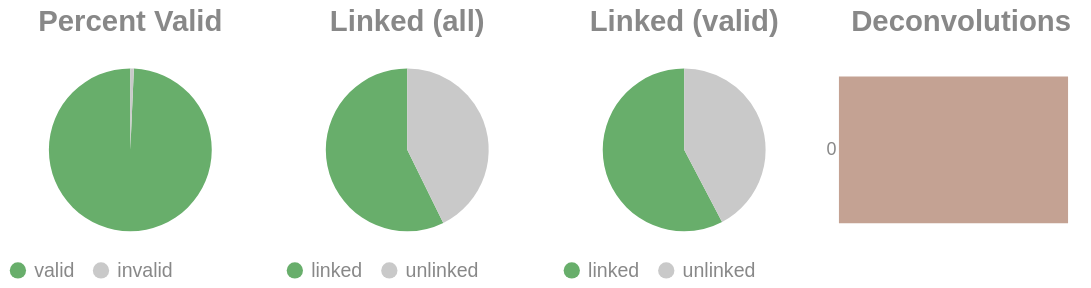

Write notebook code for a chart like this one.
### Code cell
if SKIPLR:
    pass
else:
    clash = Counter()
    for i in valids['molecule'].to_list():
        _mol = i.split("-")
        if len(_mol) == 1:
            clash.update('0')
        else:
            clash.update(_mol[-1])

    _d = {"deconvolutions": [], 'count': []}
    for k,v in clash.items():
        _d['deconvolutions'].append(k)
        _d['count'].append(v)

    tot_valid = valids['reads'].sum()
    mask = valids['reads'] >= 2
    n_linked_reads = valids.filter(mask)['reads'].sum()
    if n_linked_reads == 0:
        print_html("No linked molecules (>=2 reads) were detected; skipping linked-only distributions.")
        SKIPLR = True
    else:
        perc_valid = round(tot_valid / n_reads, 4)
        linked_perc_abs = round(n_linked_reads / n_reads, 4)
        linked_perc = round(n_linked_reads / tot_valid, 4)

    _valid = pl.DataFrame({"valids": ['valid', 'invalid'], "count": [tot_valid, n_reads - tot_valid]})
    _linked_abs = pl.DataFrame({"linked (absolute)": ['linked', 'unlinked'], "count": [n_linked_reads, n_reads - n_linked_reads]})
    _linked_rel = pl.DataFrame({"linked (valids)": ['linked', 'unlinked'], "count": [n_linked_reads, tot_valid - n_linked_reads]})

    (
        alt.hconcat(
            piechart(_valid, goodval = 'valid', title = "Percent Valid"),
            piechart(_linked_abs, goodval = "linked", title =  "Linked (all)"),
            piechart(_linked_rel, goodval = "linked", title =  "Linked (valid)"),
            convolutionbar(pl.DataFrame(_d), title = "Deconvolutions"),
            center = True,
            bounds = 'flush'
        )
        .resolve_scale(color='independent')
        .resolve_legend('independent')
        .properties(usermeta={'embedOptions': {"actions": False}})
    ).display()

### Figure 1 — Vega-Lite specification as saved in the notebook (floating-point values rounded to 4 significant figures)
{"width": "container", "height": 400, "config": {"title": {"anchor": "start", "dy": -15, "fontSize": 18, "color": "#888888", "subtitleColor": "#888888", "subtitleFontSize": 14}, "arc": {"fill": "#0072B2"}, "axis": {"domainColor": "#888888", "domainWidth": 0.5, "gridWidth": 0.2, "grid": false, "titleFontWeight": 400, "titleFontSize": 15, "labelFontSize": 11, "labelColor": "#888888", "tickColor": "#888888", "tickWidth": 0.2, "titleColor": "#888888"}, "axisBand": {"grid": false}, "axisX": {"grid": true, "tickSize": 10, "domainCap": "round"}, "axisY": {"domain": false, "grid": true, "tickSize": 0, "domainCap": "round"}, "background": "transparent", "header": {"labelFontSize": 15, "labelColor": "#888888", "titleFontSize": 15, "titleFontWeight": 600, "titleColor": "#888888"}, "legend": {"labelFont": "sans-serif", "labelFontSize": 12, "labelColor": "#888888", "symbolSize": 100, "symbolType": "circle", "titleFontSize": 12, "titlePadding": 10, "titleColor": "#888888", "title": null}, "range": {"category": ["#E69F00", "#56B4E9", "#009E73", "#F0E442", "#0072B2", "#D55E00", "#CC79A7", "#000000"], "diverging": ["#cfe8f3", "#a2d4ec", "#73bfe2", "#46abdb", "#1696d2", "#12719e"]}, "area": {"fill": "#0072B2", "fillOpacity": 0.7, "line": true, "strokeOpacity": 0.7}, "line": {"color": "#0072B2", "stroke": "#0072B2", "strokeWidth": 2}, "trail": {"color": "#0072B2", "stroke": "#0072B2", "strokeWidth": 0, "size": 1}, "point": {"filled": true, "fillOpacity": 1.0, "size": 95}, "text": {"color": "#888888", "fontSize": 11, "align": "right", "fontWeight": 400, "size": 11}, "bar": {"fill": "#0072B2", "stroke": null}, "view": {"stroke": null, "continuousWidth": 660, "continuousHeight": 400}}, "hconcat": [{"data": {"name": "data-651b8ac3c3a969a20ad976b29a36879a"}, "mark": {"type": "arc"}, "encoding": {"color": {"field": "valids", "legend": {"orient": "bottom", "title": null}, "scale": {"domain": ["valid", "invalid"], "range": ["#68ae6b", "#C9C9C9"]}, "title": "Valids", "type": "nominal"}, "theta": {"field": "count", "type": "quantitative"}, "tooltip": [{"field": "valids", "title": "Valids", "type": "ordinal"}, {"field": "percent", "format": ".2%", "title": "Percent", "type": "quantitative"}, {"field": "count", "title": "Count", "type": "quantitative"}]}, "height": 100, "title": {"text": "Percent Valid", "align": "center", "anchor": "middle"}, "transform": [{"calculate": "datum.count / 9357311", "as": "percent"}], "width": 150}, {"data": {"name": "data-f61f5e30fef004f77fd7588800e6ad01"}, "mark": {"type": "arc"}, "encoding": {"color": {"field": "linked (absolute)", "legend": {"orient": "bottom", "title": null}, "scale": {"domain": ["linked", "unlinked"], "range": ["#68ae6b", "#C9C9C9"]}, "title": "Linked (Absolute)", "type": "nominal"}, "theta": {"field": "count", "type": "quantitative"}, "tooltip": [{"field": "linked (absolute)", "title": "Linked (Absolute)", "type": "ordinal"}, {"field": "percent", "format": ".2%", "title": "Percent", "type": "quantitative"}, {"field": "count", "title": "Count", "type": "quantitative"}]}, "height": 100, "title": {"text": "Linked (all)", "align": "center", "anchor": "middle"}, "transform": [{"calculate": "datum.count / 9357311", "as": "percent"}], "width": 150}, {"data": {"name": "data-b9611918c294c988af0532595623faed"}, "mark": {"type": "arc"}, "encoding": {"color": {"field": "linked (valids)", "legend": {"orient": "bottom", "title": null}, "scale": {"domain": ["linked", "unlinked"], "range": ["#68ae6b", "#C9C9C9"]}, "title": "Linked (Valids)", "type": "nominal"}, "theta": {"field": "count", "type": "quantitative"}, "tooltip": [{"field": "linked (valids)", "title": "Linked (Valids)", "type": "ordinal"}, {"field": "percent", "format": ".2%", "title": "Percent", "type": "quantitative"}, {"field": "count", "title": "Count", "type": "quantitative"}]}, "height": 100, "title": {"text": "Linked (valid)", "align": "center", "anchor": "middle"}, "transform": [{"calculate": "datum.count / 9292002", "as": "percent"}], "width": 150}, {"data": {"name": "data-4346eb879c3a1f25a9c57c51f417164d"}, "mark": {"type": "bar"}, "encoding": {"color": {"field": "deconvolutions", "legend": null, "scale": {"scheme": "lightgreyred"}, "type": "nominal"}, "tooltip": [{"field": "deconvolutions", "title": "Deconvolutions", "type": "ordinal"}, {"field": "percent", "format": ".2%", "title": "Percent", "type": "quantitative"}, {"field": "count", "title": "Count", "type": "quantitative"}], "x": {"axis": null, "field": "count", "type": "quantitative"}, "y": {"field": "deconvolutions", "sort": "ascending", "title": null, "type": "nominal"}}, "height": 100, "title": {"text": "Deconvolutions", "align": "center", "anchor": "middle"}, "transform": [{"calculate": "datum.count / 5626117", "as": "percent"}], "width": 150}], "bounds": "flush", "center": true, "resolve": {"legend": {"angle": "independent"}, "scale": {"color": "independent"}}, "usermeta": {"embedOptions": {"actions": false}}, "$schema": "https://vega.github.io/schema/vega-lite/v6.1.0.json", "datasets": {"data-651b8ac3c3a969a20ad976b29a36879a": [{"valids": "valid", "count": 9292002}, {"valids": "invalid", "count": 65309}], "data-f61f5e30fef004f77fd7588800e6ad01": [{"linked (absolute)": "linked", "count": 5361586}, {"linked (absolute)": "unlinked", "count": 3995725}], "data-b9611918c294c988af0532595623faed": [{"linked (valids)": "linked", "count": 5361586}, {"linked (valids)": "unlinked", "count": 3930416}], "data-4346eb879c3a1f25a9c57c51f417164d": [{"deconvolutions": "0", "count": 5626117}]}}
